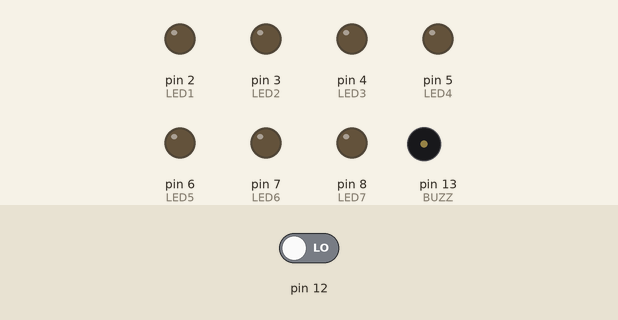
This sketch was run on a simulated Arduino Uno, built with avr-gcc and run on an emulated ATmega328P. Parts: output pins drawn as LEDs (lit = HIGH), buzzer (waves = sounding). The test bench sets the inputs (shaded band); at power-on: pin 12 LOW. Random numbers use the default seed unless the sketch sets one.

Above: at 2.0 s.
2.1 s: pin 12 driven HIGH
At 2.25 s:
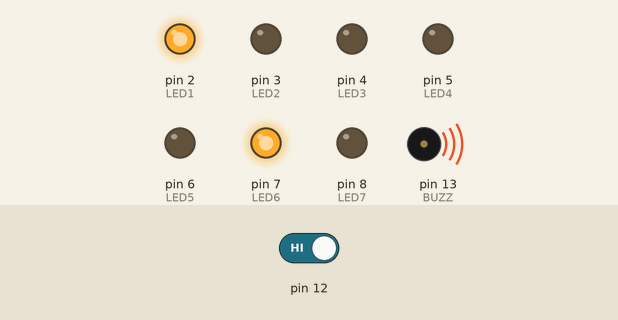
At 2.65 s:
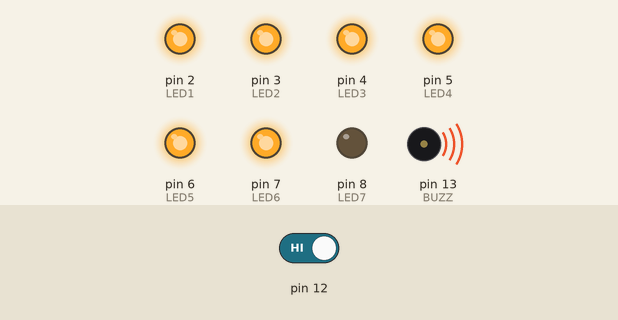
5.1 s: pin 12 driven LOW
At 13.0 s:
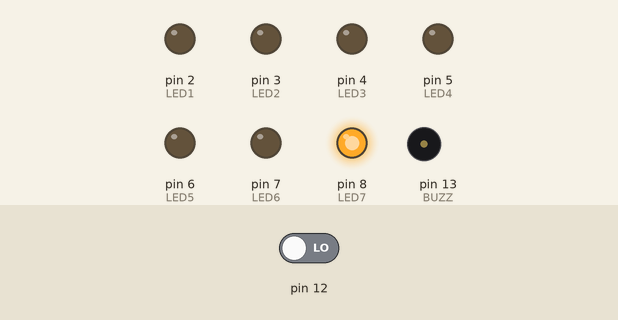
Timing chart, 0 to 14.1 s (numbered marks = the images above; inputs shaded):
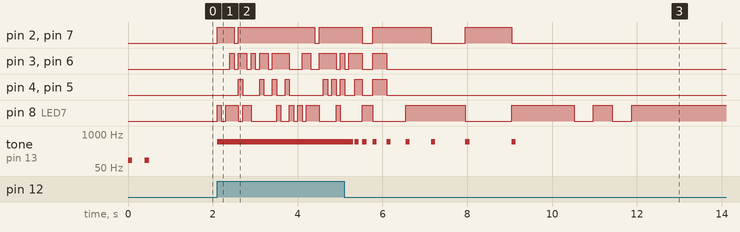

The sketch:

elec_dice.ino
```cpp
#define LED1 2
#define LED2 3
#define LED3 4
#define LED4 5
#define LED5 6
#define LED6 7
#define LED7 8
#define BUZZ 13
#define DELAY 1000
#define BUZZ_TIME 100
#define BUZZ_F 500
int random_num = 0;
int last_random = 0;

void setup() {
  pinMode(LED1, OUTPUT);
  pinMode(LED2, OUTPUT);
  pinMode(LED3, OUTPUT);
  pinMode(LED4, OUTPUT);
  pinMode(LED5, OUTPUT);
  pinMode(LED6, OUTPUT);
  pinMode(LED7, OUTPUT);
  pinMode(BUZZ, OUTPUT);
  pinMode(12, INPUT);
  randomSeed(analogRead(0));

  tone(BUZZ,100,BUZZ_TIME);
  delay(400);
  tone(BUZZ,100,BUZZ_TIME);
  delay(400);
  //testSequence();
}

void testSequence(){

  tone(BUZZ,100,BUZZ_TIME);
  delay(400);
  tone(BUZZ,100,BUZZ_TIME);
  delay(400);
  displayOne();
  displayTwo();
  displayThree();
  displayFour();
  displayFive();
  displaySix();
  tone(BUZZ,100,BUZZ_TIME);
  delay(400);
  tone(BUZZ,100,BUZZ_TIME);
  clearLEDS();
}

void loop() {
  int button = digitalRead(12);
  if(button == HIGH){
    while(digitalRead(12) == HIGH){
      roll();
      delay(100);
      clearLEDS();
    }
    dice();
  }
}

void dice(){
  int max_del = random(1000,2500);
  int del = 100;
  do{
    while(random_num == last_random){
      random_num = random(1,7);
    }
    display_int(random_num, true);
    delay(del);
    clearLEDS();
    last_random = random_num;
    del = del * 1.35;
  }while(del < max_del);
  blink_blink(random_num);
}

void blink_blink(int number){
  clearLEDS();
  delay(450);
  display_int(number, false);
  delay(450);
  clearLEDS();
  delay(450 );
  display_int(number,false);
}

void roll(){
  while(random_num == last_random){
    random_num = random(1,7);
  }
  display_int(random_num, true);
  last_random = random_num;
}

void display_int(int num, bool buzzing){
  switch(num){
    case 1:
      displayOne();
      break;
    case 2:
      displayTwo();
      break;
    case 3:
      displayThree();
      break;
    case 4:
      displayFour();
      break;
    case 5:
      displayFive();
      break;
    case 6:
      displaySix();
      break;
  }
  if(buzzing){
    buzz();
  }
}

void displayOne(){
  digitalWrite(LED7, HIGH);
}

void displayTwo(){
  digitalWrite(LED1, HIGH);
  digitalWrite(LED6, HIGH);
}

void displayThree(){
  digitalWrite(LED1, HIGH);
  digitalWrite(LED7, HIGH);
  digitalWrite(LED6, HIGH);
}

void displayFour(){
  digitalWrite(LED1, HIGH);
  digitalWrite(LED2, HIGH);
  digitalWrite(LED5, HIGH);
  digitalWrite(LED6, HIGH);
}

void displayFive(){
  digitalWrite(LED1, HIGH);
  digitalWrite(LED2, HIGH);
  digitalWrite(LED5, HIGH);
  digitalWrite(LED6, HIGH);
  digitalWrite(LED7, HIGH);
}

void displaySix(){
  digitalWrite(LED1, HIGH);
  digitalWrite(LED2, HIGH);
  digitalWrite(LED3, HIGH);
  digitalWrite(LED4, HIGH);
  digitalWrite(LED5, HIGH);
  digitalWrite(LED6, HIGH);
}

void clearLEDS(){
  for(int i = LED1; i <= LED7; i++){
    digitalWrite(i,LOW);
  }
}

void buzz(){
  tone(BUZZ, BUZZ_F, BUZZ_TIME);
}
```

Measured:
- after the input at 2.1 s, pin 2 (LED1): goes HIGH 0.40 s, LOW 0.10 s, HIGH 1.8 s, LOW 0.10 s, then HIGH, starting at once; pin 3 (LED2): LOW → HIGH after 0.30 s, → LOW 0.10 s later, → HIGH 0.10 s later, → LOW 0.20 s later, … (15 changes in this stretch)
- after the input at 5.1 s, tone on pin 13 (BUZZ): plays 500 Hz for 0.10 s, 500 Hz for 0.10 s, 500 Hz for 0.10 s, 500 Hz for 0.10 s, 500 Hz for 0.10 s, 500 Hz for 0.10 s … (8 notes in this stretch), starting after 0.21 s
